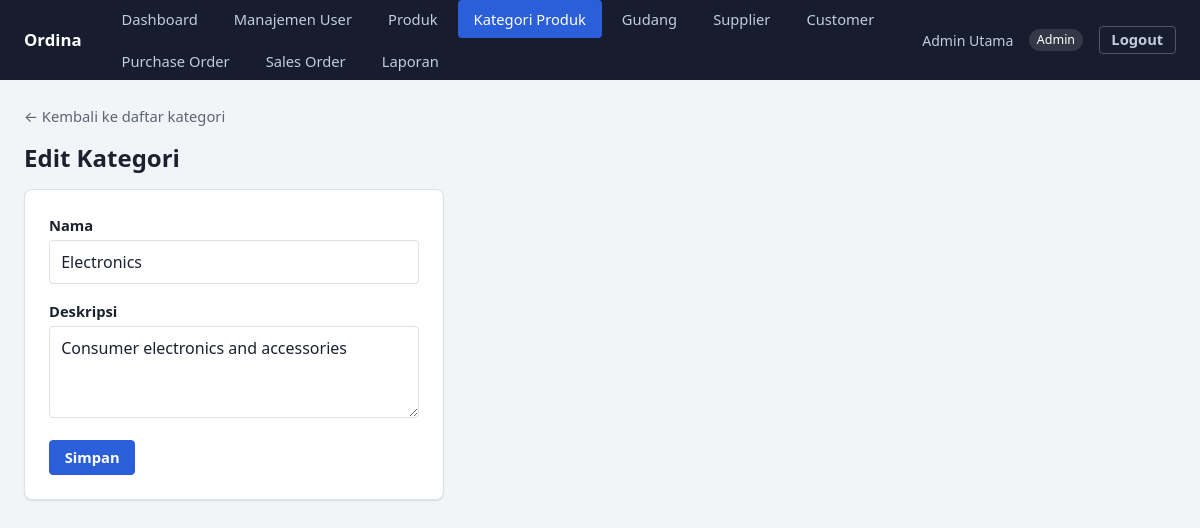
/categories/1/edit (signed in), run on the app's committed database.
### tables this page shows
CREATE TABLE IF NOT EXISTS categories (
    id INT UNSIGNED AUTO_INCREMENT PRIMARY KEY,
    name VARCHAR(150) NOT NULL,
    description VARCHAR(255) NULL
);

### app/Core/View.php (called while the page is built, shortened)
<?php
final class View
{
    public static function render(string $view, array $data = [], int $status = 200): void
    {
        extract($data);
        require __DIR__ . "/../../views/{$view}.php";
        require __DIR__ . '/../../views/layouts/app.php';
    }
}

### app/Core/Controller.php (called while the page is built, shortened)
<?php
abstract class Controller
{
    protected function view(string $view, array $data = []): void
    {
        View::render($view, $data);
    }
}

### app/Controller/CategoryController.php (called while the page is built, shortened)
<?php
final class CategoryController extends Controller
{
    public function edit(array $params): void
    {
        $category = $this->service()->find((int) $params['id']);
        $this->view('categories/edit', [
            'title' => 'Edit Kategori',
            'category' => $category,
            'errors' => Session::pullFlash('errors', []),
        ]);
    }
    private function service(): CategoryService
    {
        return new CategoryService(new MysqlCategoryRepository(Database::connection()));
    }
}

### public/index.php (called while the page is built, shortened)
<?php
$router = new Router();
$method = $_SERVER['REQUEST_METHOD'] ?? 'GET';
$path = (string) (parse_url($_SERVER['REQUEST_URI'] ?? '/', PHP_URL_PATH) ?: '/');
try {
    $router->dispatch($method, $path);
} catch (UnauthenticatedException) {
    header('Location: /login');
} catch (AuthorizationException | ForbiddenOperationException) {
    View::render('errors/403', ['title' => '403 - Akses Ditolak'], 403);
} catch (NotFoundException) {
    View::render('errors/404', ['title' => '404 - Tidak Ditemukan'], 404);
} catch (\Throwable $e) {
    error_log((string) $e);
    View::render('errors/500', ['title' => '500 - Kesalahan Server'], 500);
}

### app/Core/Config.php (called while the page is built, shortened)
<?php
final class Config
{
    public static function get(string $key, ?string $default = null): ?string
    {
        $fromEnv = getenv($key);
        return $fromEnv !== false ? $fromEnv : $default;
    }
}

### app/Core/Database.php (called while the page is built, shortened)
<?php
final class Database
{
    private static ?PDO $connection = null;
    public static function connection(): PDO
    {
        if (self::$connection === null) {
            self::$connection = self::connect(
                Config::get('DB_HOST', 'mysql'),
                Config::get('DB_PORT', '3306'),
                Config::get('DB_DATABASE', 'ordina'),
                Config::get('DB_USERNAME', 'ordina'),
                Config::get('DB_PASSWORD', '')
            );
        }
        return self::$connection;
    }
    public static function connect(string $host, string $port, string $database, ?string $username, ?string $password): PDO
    {
        $dsn = sprintf('mysql:host=%s;port=%s;dbname=%s;charset=utf8mb4', $host, $port, $database);
        try {
            return new PDO($dsn, $username, $password, [
                PDO::ATTR_ERRMODE => PDO::ERRMODE_EXCEPTION,
                PDO::ATTR_DEFAULT_FETCH_MODE => PDO::FETCH_ASSOC,
                PDO::ATTR_EMULATE_PREPARES => false,
            ]);
        } catch (PDOException $e) {
            throw new RuntimeException('Database connection failed.', previous: $e);
        }
    }
}

### app/Repository/Mysql/MysqlCategoryRepository.php (called while the page is built, shortened)
<?php
final class MysqlCategoryRepository implements CategoryRepositoryInterface
{
    public function findById(int $id): ?Category
    {
        $stmt = $this->connection->prepare('SELECT * FROM categories WHERE id = :id LIMIT 1');
        $stmt->execute(['id' => $id]);
        $row = $stmt->fetch();
        return $row === false ? null : Category::fromArray($row);
    }
}

### app/Service/CategoryService.php (called while the page is built, shortened)
<?php
final class CategoryService
{
    public function find(int $id): ?Category
    {
        return $this->categories->findById($id);
    }
}

### app/Entity/Category.php (called while the page is built, shortened)
<?php
final class Category
{
    public static function fromArray(array $row): self
    {
        return new self(
            id: (int) $row['id'],
            name: (string) $row['name'],
            description: $row['description'] !== null ? (string) $row['description'] : null,
        );
    }
}

### views/categories/edit.php (the view, shortened to what this page needs)
<a href="/categories" class="back-link">&larr; Kembali ke daftar kategori</a>
<h1>Edit Kategori</h1>
<div class="card" style="max-width:420px;">
    <form method="post" action="/categories/<?= (int) $category->id ?>">
        <label for="name">Nama</label>
        <input type="text" id="name" name="name" value="<?= htmlspecialchars($category->name, ENT_QUOTES) ?>" required>
        <label for="description">Deskripsi</label>
        <textarea id="description" name="description" rows="3"><?= htmlspecialchars($category->description ?? '', ENT_QUOTES) ?></textarea>
        <button type="submit">Simpan</button>
    </form>
</div>

### app/Core/Router.php (shortened to what this page needs)
<?php
final class Router
{
    private array $routes = [];
    private function add(string $method, string $path, array $handler): void
    {
        $this->routes[$method][] = [
            'pattern' => $this->toPattern($path),
            'handler' => $handler,
        ];
    }
    private function toPattern(string $path): string
    {
        $pattern = preg_replace('#\{(\w+)\}#', '(?P<$1>[^/]+)', $path);
        return '#^' . $pattern . '$#';
    }
    public function dispatch(string $method, string $path): void
    {
        foreach ($this->routes[$method] ?? [] as $route) {
            if (preg_match($route['pattern'], $path, $matches) === 1) {
                $params = array_filter($matches, fn ($key) => !is_int($key), ARRAY_FILTER_USE_KEY);
                [$controllerClass, $action] = $route['handler'];
                (new $controllerClass())->$action($params);
                return;
            }
        }
    }
}

### public/assets/css/app.css (style rules this page uses)
:root { --color-bg: #f2f4f8; --color-surface: #ffffff; --color-surface-muted: #f7f8fa; --color-text: #1c2130; --color-text-muted: #5b6472; --color-border: #dde1e8; --color-primary: #2b5fd9; --color-primary-hover: #234ead; --color-primary-soft: #e8eefd; --color-success: #1e8e5a; --color-success-soft: #e5f6ee; --color-danger: #c0392b; --color-danger-soft: #fbe9e7; --color-muted-soft: #eceef1; --color-header-bg: #171d2e; --color-header-text: #eef1f8; --space-1: 0.25rem; --space-2: 0.5rem; --space-3: 1rem; --space-4: 1.5rem; --space-5: 2.5rem; --radius: 8px; --radius-sm: 4px; --shadow-card: 0 1px 2px rgba(20, 24, 38, 0.06), 0 1px 1px rgba(20, 24, 38, 0.04); }
* { box-sizing: border-box; }
html { -webkit-text-size-adjust: 100%; }
body { margin: 0; font-family: system-ui, -apple-system, "Segoe UI", sans-serif; background: var(--color-bg); color: var(--color-text); line-height: 1.5; }
h1, h2, h3 { line-height: 1.25; margin: 0 0 var(--space-3); }
h1 { font-size: 1.5rem; }
a { color: var(--color-primary); }
.card { background: var(--color-surface); border: 1px solid var(--color-border); border-radius: var(--radius); box-shadow: var(--shadow-card); padding: var(--space-4); margin-bottom: var(--space-4); }
.back-link { display: inline-block; margin-bottom: var(--space-3); color: var(--color-text-muted); text-decoration: none; font-size: 0.92rem; }
label { display: block; font-weight: 600; font-size: 0.92rem; margin-bottom: var(--space-1); }
input, select, textarea, button { font: inherit; }
input, select, textarea { width: 100%; padding: 0.55em 0.7em; border: 1px solid var(--color-border); border-radius: var(--radius-sm); margin-bottom: var(--space-3); background: #fff; color: var(--color-text); }
button, .btn { display: inline-flex; align-items: center; gap: 0.4em; background: var(--color-primary); color: #fff; border: 1px solid var(--color-primary); border-radius: var(--radius-sm); padding: 0.55em 1em; cursor: pointer; font-weight: 600; font-size: 0.92rem; text-decoration: none; line-height: 1.2; }

### data on the page
categories: name "Electronics", description "Consumer electronics and accessories"

### other printed values
$menu['label'] "Dashboard"
$menu['label'] "Manajemen User"
$menu['label'] "Produk"
$menu['label'] "Kategori Produk"
$menu['label'] "Gudang"
$menu['label'] "Supplier"
$menu['label'] "Customer"
$menu['label'] "Purchase Order"
$menu['label'] "Sales Order"
$menu['label'] "Laporan"
